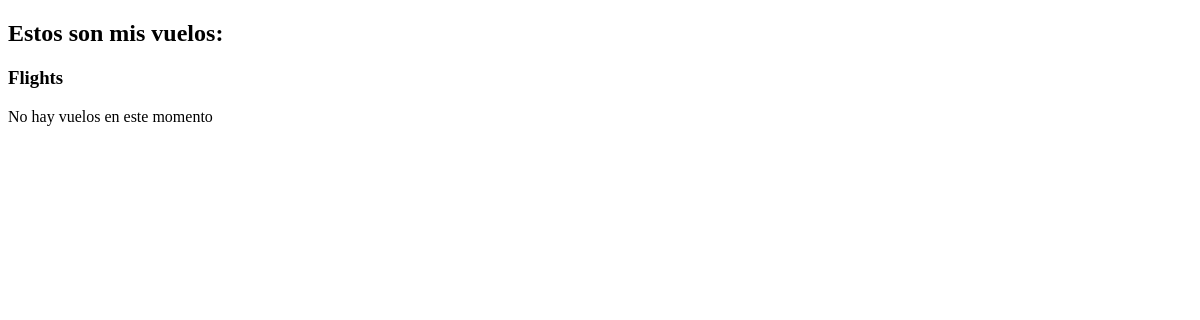
/flights/, run on an earlier commit of the app's database.
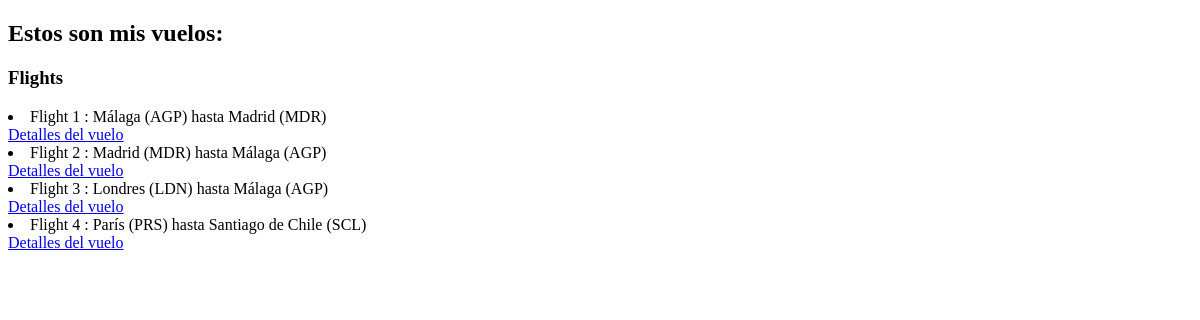
And on a later commit of the database.
### flights/models.py (models this page shows, shortened)
class Flight(models.Model):
    origin = models.ForeignKey(Airport, on_delete=models.CASCADE, related_name="departures")
    destination = models.ForeignKey(Airport, on_delete=models.CASCADE, related_name="arrivals", default=None)
    duration = models.IntegerField()

class Airport(models.Model):
    code = models.CharField(max_length=3)
    city = models.CharField(max_length=64)
    def __str__(self):
        return f"{self.city} ({self.code})"

### flights/views.py (the view)
# urls.py: path("", views.index, name="index"),
def index(request):
    return render(request, "flights/index.html",{
        "flights" : Flight.objects.all()
    })

### flights/templates/flights/index.html
{% extends "flights/layout.html" %}
{% block body %}
    <h3> Flights </h3>
    {% for flight in flights %}
        <li> Flight {{ flight.id }} : {{ flight.origin }} hasta {{ flight.destination }}</li>
        <a href="{% url 'flight_detail' flight.id %}"> Detalles del vuelo</a>
    {% empty %}
        <p> No hay vuelos en este momento </p>
    {% endfor %}
{% endblock %}

### flights/templates/flights/layout.html (shortened to what this page needs)
{% load static %}
<!DOCTYPE html>
<html lang="en">
<head>
    <h2>Estos son mis vuelos:</h2>
</head>
<body>
    {% block body %}
    {% endblock %}
</body>
</html>

What changed in the data, as far as the page shows it:
added Flight: id "1", origin "Málaga (AGP)", destination "Madrid (MDR)"
added Flight: id "2", origin "Madrid (MDR)", destination "Málaga (AGP)"
added Flight: id "3", origin "Londres (LDN)", destination "Málaga (AGP)"
added Flight: id "4", origin "París (PRS)", destination "Santiago de Chile (SCL)"
Also different on the page:
text no longer shown: "No hay vuelos en este momento"
